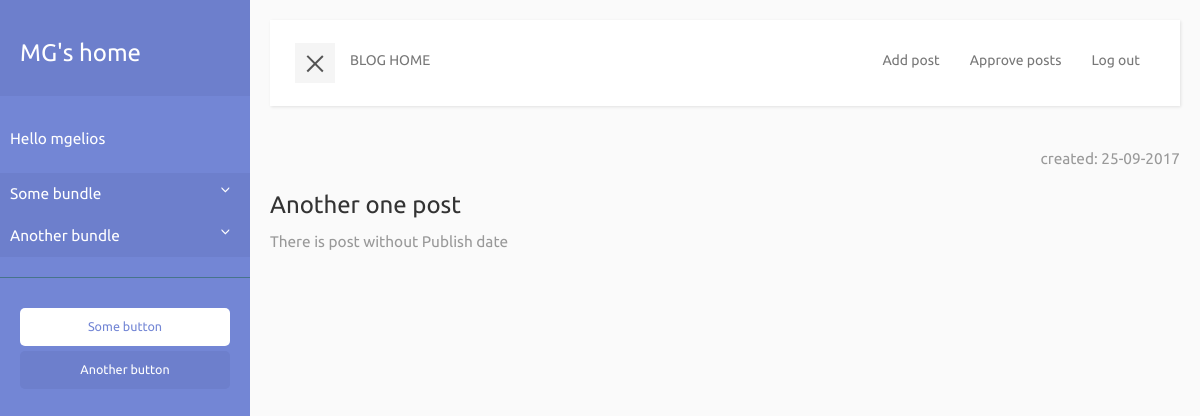
The app's page /blog/post/drafts/ (signed in) with its own data.
### blog/models.py (models this page shows, shortened)
class CategoryBundle(models.Model):
    name = models.CharField(max_length=200)
    created_date = models.DateTimeField(default=timezone.now)

class Post(models.Model):
    author = models.ForeignKey('auth.User')
    category = models.ForeignKey('blog.Category', default=None, null=True)
    title = models.CharField(max_length=200)
    text = models.TextField()
    created_date = models.DateTimeField(default=timezone.now)
    published_date = models.DateTimeField(blank=True, null=True)

### blog/views.py (the view)
# urls.py: url(r'^blog/post/drafts/$', views.post_draft_list, name='post_draft_list'),
@login_required
def post_draft_list(request):
    categories = get_category_list()
    bundles = get_category_bundle_list()
    posts = Post.objects.filter(published_date__isnull=True).order_by('-created_date')
    return render(request, 'blog/post_draft_list.html', {'posts': posts, 'categories': categories, 'category_bundles': bundles})

### blog/views.py (called while the page is built)
def get_category_list():
    categories = list(Category.objects.order_by('created_date'))
    return categories

def get_category_bundle_list():
    bundles = list(CategoryBundle.objects.order_by('created_date'))
    return bundles

### blog/templates/blog/post_draft_list.html
{% extends 'blog/base.html' %}
{% block content %}
    {% for post in posts %}
        <div class="post">
            <p class="date">created: {{ post.created_date|date:'d-m-Y' }}</p>
            <h3><a href="{% url 'post_detail' pk=post.pk %}">{{post.title}}</a></h1>
            <p>{{ post.text|truncatechars:200 }}</p>
        </div>
    {%endfor%}
{% endblock %}

### blog/templates/blog/base.html (shortened to what this page needs)
{% load staticfiles %}
<html>
    <head>
        <link rel="stylesheet" href="//maxcdn.bootstrapcdn.com/bootstrap/3.2.0/css/bootstrap.min.css" >
        <link rel="stylesheet" href="//maxcdn.bootstrapcdn.com/bootstrap/3.2.0/css/bootstrap-theme.min.css" >
        <link rel="stylesheet" href="{% static 'css/blog.css' %}" >
    </head>
    <body>
        <div class="wrapper">
            <nav id="sidebar">
                <div class="sidebar-header">
                    <h3><a href="/">MG's home</a></h3>
                </div>
                <ul class="list-unstyled components">
                    <p>Hello {{user.username}}</p>
                    {% for category_bundle in category_bundles %}
                        <li class="active">
                            <a href="#submenu-{{category_bundle.id}}" data-toggle="collapse" aria-expanded="false">
                                {{category_bundle.name}}
                            </a>
                        </li>
                    {% endfor %}
                </ul>
                <ul class="list-unstyled CTAs">
                    <li><a href="#" class="download">Some button</a></li>
                    <li><a href="#" class="article">Another button</a></li>
                </ul>
            </nav>
            <div id="content">
                <nav class="navbar navbar-default">
                    <div class="container-fluid">
                        <div class="navbar-header">
                            <button type="button" id="sidebarCollapse" class="navbar-btn">
                                <span></span>
                            </button>
                        </div>
                        <div class="collapse navbar-collapse" id="bs-example-navbar-collapse-1">
                            <ul class="nav navbar-nav navbar-left">
                                <li>
                                    <a href="/blog/">BLOG HOME</a>
                                </li>
                            </ul>
                            <ul class="nav navbar-nav navbar-right">
                            {% if user.is_authenticated %}
                                <li>
                                    <a href="{% url 'post_new' %}">Add post</a>
                                </li>
                                <li>
                                    <a href="{% url 'post_draft_list' %}">Approve posts</a>
                                </li>
                                <li>
                                    <a href="{% url 'logout' %}">Log out</a>
                                </li>
                            {% else %}
                                <li>
                                    <a href="{% url 'login' %}">Log in</a>
                                </li>
                            {% endif %}
                            </ul>
                        </div>
                    </div>
                </nav>
                {% block content %}
                {% endblock %}
            </div>
        </div>
    </body>
</html>

### blog/static/css/blog.css (style rules this page uses)
body { font-family: 'Ubuntu', sans-serif; background: #fafafa; }
p { font-family: 'Ubuntu', sans-serif; font-size: 1.1em; font-weight: 300; line-height: 1.7em; color: #999; }
a, a:hover, a:focus { color: inherit; text-decoration: none; transition: all 0.3s; }
.navbar { padding: 15px 10px; background: #fff; border: none; border-radius: 0; margin-bottom: 40px; box-shadow: 1px 1px 3px rgba(0, 0, 0, 0.1); }
.navbar-btn { box-shadow: none; outline: none !important; border: none; }
.wrapper { display: flex; align-items: stretch; perspective: 1500px; }
#sidebar { min-width: 250px; max-width: 250px; background: #7386D5; color: #fff; transition: all 0.6s cubic-bezier(0.945, 0.020, 0.270, 0.665); transform-origin: bottom left; }
#sidebar .sidebar-header { padding: 20px; background: #6d7fcc; }
#sidebar ul.components { padding: 20px 0; border-bottom: 1px solid #47748b; }
#sidebar ul p { color: #fff; padding: 10px; }
#sidebar ul li a { padding: 10px; font-size: 1.1em; display: block; }
#sidebar ul li.active > a, a[aria-expanded="true"] { color: #fff; background: #6d7fcc; }
a[data-toggle="collapse"] { position: relative; }
a[aria-expanded="false"]::before, a[aria-expanded="true"]::before { content: '\e259'; display: block; position: absolute; right: 20px; font-family: 'Glyphicons Halflings'; font-size: 0.6em; }
ul.CTAs { padding: 20px; }
ul.CTAs a { text-align: center; font-size: 0.9em !important; display: block; border-radius: 5px; margin-bottom: 5px; }
a.download { background: #fff; color: #7386D5; }
a.article, a.article:hover { background: #6d7fcc !important; color: #fff !important; }
#content { padding: 20px; min-height: 100vh; transition: all 0.3s; width: 100%; }
#sidebarCollapse { width: 40px; height: 40px; background: #f5f5f5; }
#sidebarCollapse span { width: 80%; height: 2px; margin: 0 auto; display: block; background: #555; transition: all 0.8s cubic-bezier(0.810, -0.330, 0.345, 1.375); transition-delay: 0.2s; }
#sidebarCollapse span:last-of-type { transform: rotate(-45deg) translate(1px, -1px); }
.date { text-align: right; width: 100%; }
.wrapper div { display: block; }

### records on screen
CategoryBundle: name "Some bundle"
CategoryBundle: name "Another bundle"
Post: created_date "25-09-2017", title "Another one post", text "There is post without Publish date"

### other values on screen
{{ user.username }} "mgelios"
